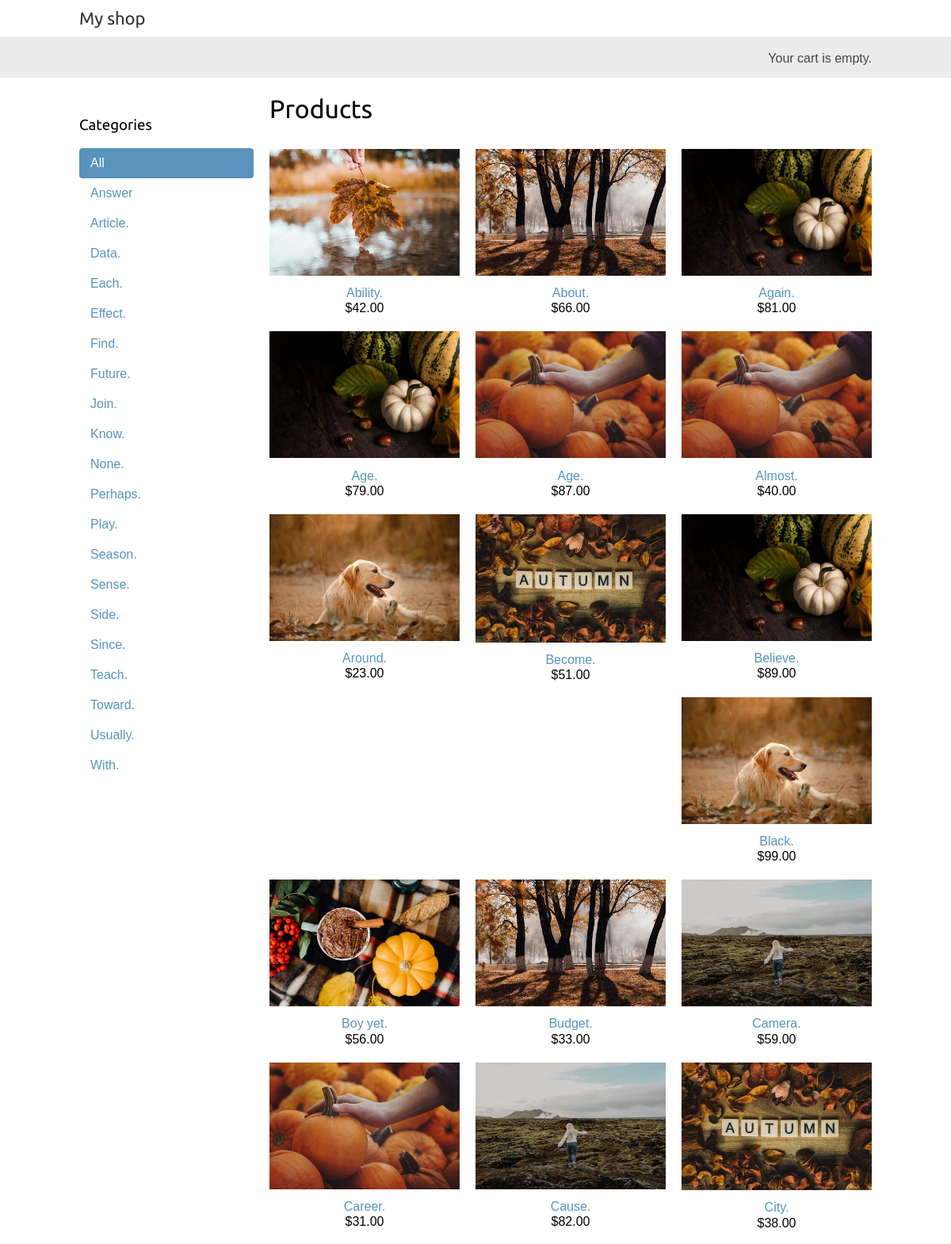
The page / (upper part) on the database its author committed.
### shop/models.py (models this page shows, shortened)
class Category(models.Model):
    name = models.CharField(max_length=200)
    slug = models.SlugField(max_length=200,
                            unique=True)
    class Meta:
        ordering = ['name']
        indexes = [
        models.Index(fields=['name']),
        ]
        verbose_name = 'category'
        verbose_name_plural = 'categories'
    def get_absolute_url(self):
        return reverse('shop:product_list_by_category',
                       args=[self.slug])

class Product(models.Model):
    category = models.ForeignKey(Category,
                                 related_name='products',
                                 on_delete=models.CASCADE)
    name = models.CharField(max_length=200)
    slug = models.SlugField(max_length=200)
    image = models.ImageField(upload_to='products/',
                              blank=True)
    description = models.TextField(blank=True)
    price = models.DecimalField(max_digits=10,
                                decimal_places=2)
    available = models.BooleanField(default=True)
    created = models.DateTimeField(auto_now_add=True)
    updated = models.DateTimeField(auto_now=True)
    class Meta:
        ordering = ['name']
        indexes = [
        models.Index(fields=['id', 'slug']),
        models.Index(fields=['name']),
        models.Index(fields=['-created']),
        ]
    def get_absolute_url(self):
        return reverse('shop:product_detail',
                       args=[self.id,self.slug])

### shop/views.py (the view)
# urls.py: path('', views.product_list, name='product_list'),
def product_list(request, category_slug=None):
    category = None
    categories = Category.objects.all()
    products = Product.objects.filter(available=True)
    if category_slug:
        category = get_object_or_404(Category,
                                     slug=category_slug)
        products = products.filter(category=category)
    return render(request,
                  'shop/product/list.html',
                  {'category': category,
                   'categories': categories,
                   'products': products})

### shop/templates/shop/product/list.html (shortened to what this page needs)
{% extends "shop/base.html" %}
{% load static %}
{% block content %}
 <div id="sidebar">
 <h3>Categories</h3>
 <ul>
 <li {% if not category %}class="selected"{% endif %}>
 <a href="{% url "shop:product_list" %}">All</a>
 </li>
 {% for c in categories %}
 <li >
 <a href="{{ c.get_absolute_url }}">{{ c.name }}</a>
 </li>
 {% endfor %}
 </ul>
 </div>
 <div id="main" class="product-list">
 <h1>{% if category %}{{ category.name }}{% else %}Products
 {% endif %}</h1>
 {% for product in products %}
 <div class="item">
 <a href="{{ product.get_absolute_url }}">
 <img src="{% if product.image %}{{ product.image.url }}{% else %}{%
static "img/no_image.png" %}{% endif %}">
 </a>
 <a href="{{ product.get_absolute_url }}">{{ product.name }}</a>
 <br>
 ${{ product.price }}
 </div>
 {% endfor %}
 </div>
{% endblock %}

### shop/templates/shop/base.html (shortened to what this page needs)
{% load static %}
<!DOCTYPE html>
<html>
 <head>
 <link href="{% static "css/base.css" %}" rel="stylesheet">
 </head>
 <body>
 <div id="header">
 <a href="/" class="logo">My shop</a>
 </div>
 <div id="subheader">
 <div class="cart">
 Your cart is empty.
 </div>
 </div>
 <div id="content">
 {% block content %}
 {% endblock %}
 </div>
 </body>
</html>

### shop/static/css/base.css (style rules this page uses)
body { margin:0; padding:0; font-family:helvetica, sans-serif; }
h1, h2, h3, h4, h5 , h6 { font-family: 'Ubuntu', sans-serif; font-weight:normal; }
a { text-decoration:none; color:#5993bb; }
#header { padding:10px 100px; font-size:18px; overflow:auto; }
#subheader { background:#ececec; color:#444; padding:15px 100px; overflow:auto; }
#header .logo { font-family: 'Ubuntu', sans-serif; float:left; color:#333; font-size:22px; margin-right:10%; }
#subheader .cart { float:right; padding-top:4px; }
#content { padding:0 100px; overflow:hidden; }
#sidebar { width:220px; padding:30px 20px 0 0; float:left; }
#sidebar ul { margin:0; padding:0; }
#sidebar ul li { margin:0; list-style:none; padding:10px 14px; }
#sidebar ul li a { display:block; }
#sidebar ul li.selected { background:#5993bb; border-radius:4px; }
#sidebar ul li.selected a { color:#fff; }
#main { float:left; width: 96%; margin-right:-220px; overflow:hidden; }
.product-list .item { width:25%; padding:10px 20px 10px 0; float:left; text-align:center; line-height:1.2; }
.product-list .item img { width:100%; margin-bottom:8px; }

### rows shown on the page
Category: name "Answer"
Category: name "Article."
Category: name "Data."
Category: name "Each."
Category: name "Effect."
Category: name "Find."
Category: name "Future."
Category: name "Join."
Category: name "Know."
Category: name "None."
Category: name "Perhaps."
Category: name "Play."
Category: name "Season."
Category: name "Sense."
Category: name "Side."
Category: name "Since."
Category: name "Teach."
Category: name "Toward."
Category: name "Usually."
Category: name "With."
Product: image (picture), name "Ability.", price "42.00"
Product: image (picture), name "About.", price "66.00"
Product: image (picture), name "Again.", price "81.00"
Product: image (picture), name "Age.", price "79.00"
Product: image (picture), name "Age.", price "87.00"
Product: image (picture), name "Almost.", price "40.00"
Product: image (picture), name "Around.", price "23.00"
Product: image (picture), name "Become.", price "51.00"
Product: image (picture), name "Believe.", price "89.00"
Product: image (picture), name "Black.", price "99.00"
Product: image (picture), name "Boy yet.", price "56.00"
Product: image (picture), name "Budget.", price "33.00"
Product: image (picture), name "Camera.", price "59.00"
Product: image (picture), name "Career.", price "31.00"
Product: image (picture), name "Cause.", price "82.00"
Product: image (picture), name "City.", price "38.00"
